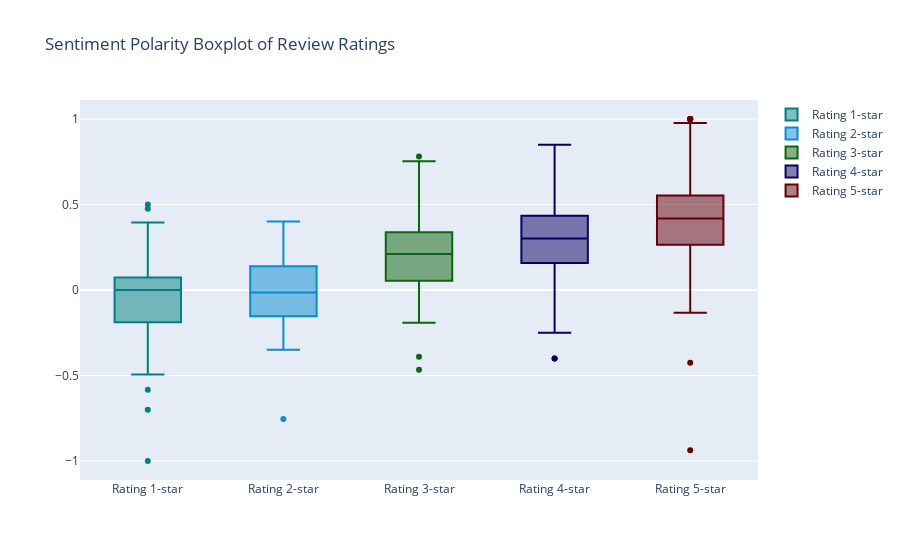

The notebook cell saved with this chart:
### Code cell
import plotly
import plotly.graph_objs as go

trace1 = go.Box(
    y=y1,
    name = 'Rating 1-star',
    marker = dict(
        color = 'rgb(0, 128, 128)',
    )
)
trace2 = go.Box(
    y=y2,
    name = 'Rating 2-star',
    marker = dict(
        color = 'rgb(10, 140, 208)',
    )
)
trace3 = go.Box(
    y=y3,
    name = 'Rating 3-star',
    marker = dict(
        color = 'rgb(12, 102, 14)',
    )
)
trace4 = go.Box(
    y=y4,
    name = 'Rating 4-star',
    marker = dict(
        color = 'rgb(10, 0, 100)',
    )
)
trace5 = go.Box(
    y=y5,
    name = 'Rating 5-star',
    marker = dict(
        color = 'rgb(100, 0, 10)',
    )
)
data = [trace1, trace2, trace3, trace4, trace5]
layout = go.Layout(
    title = "Sentiment Polarity Boxplot of Review Ratings"
)

fig = go.Figure(data=data,layout=layout)
plotly.offline.iplot(fig, filename = "Sentiment Polarity Boxplot of Review Ratings")

### Figure 1 — Plotly figure (JSON) as saved in the notebook; plotly's stock layout.template omitted (floating-point values rounded to 4 significant figures; data arrays with more than 128 entries replaced by an {"elided": "..."} marker saying what was removed)
{"data": [{"marker": {"color": "rgb(0, 128, 128)"}, "name": "Rating 1-star", "type": "box", "y": [-0.1185, -0.03774, -0.03774, -0.1807, -0.1958, 0.1284, 0, 0.01429, 0, 0.3954, 0.5, 0.1625, -0.3833, -0.4306, 0.03036, 0.07667, 0.3625, -0.35, -0.06333, -0.2462, -1, -0.06667, 0.08667, 0.1998, 0.1071, 0.475, -0.06212, -0.09861, 0.05983, 0.05556, -0.0779, -0.4937, 0, 0.1461, 0, -0.5833, -0.2269, -0.1917, 0, -0.175, 0, 0, -0.7]}, {"marker": {"color": "rgb(10, 140, 208)"}, "name": "Rating 2-star", "type": "box", "y": [-0.2095, 0.15, 0.225, 0, -0.1875, 0.2528, -0.755, -0.35, 0.075, -0.06667, -0.3444, -0.03543, -0.1833, 0.4, -0.03, 0.2673, -0.1221, 0.04333, -0.125, 0, 0, 0.3083, 0.1268, -0.08333]}, {"marker": {"color": "rgb(12, 102, 14)"}, "name": "Rating 3-star", "type": "box", "y": [0.06667, 0.1375, 0.431, -0.09167, 0.2083, 0.3062, 0.0825, 0.2528, 0.2917, 0.01667, 0.3143, 0.37, 0.3214, 0.22, -0.08571, -0.3906, 0.291, 0.4, 0.2022, 0.375, 0.2755, 0, 0.1896, 0.3028, 0.5048, 0.356, 0.212, 0.05455, 0.78, 0.3779, 0.2839, 0.045, 0.3771, -0.03333, -0.05571, 0.2947, 0.3375, 0.3748, 0.08667, 0.11, 0.1467, 0.2533, -0.0627, 0.2421, 0.7, 0.25, 0.15, -0.1921, 0.3417, 0.1479, 0.5214, 0.1347, 0.5595, 0.2357, 0.26, -0.4667, 0.1573, 0.48, 0.1321, 0.1912, 0.1191, 0.7525, 0.2375, -0.07656, -0.15, 0, 0.362, 0.01562, 0, 0, 0.08571, 0.3417, 0, 0.1983]}, {"marker": {"color": "rgb(10, 0, 100)"}, "name": "Rating 4-star", "type": "box", "y": {"elided": "271 float values"}}, {"marker": {"color": "rgb(100, 0, 10)"}, "name": "Rating 5-star", "type": "box", "y": {"elided": "840 float values"}}], "layout": {"title": {"text": "Sentiment Polarity Boxplot of Review Ratings"}}}
